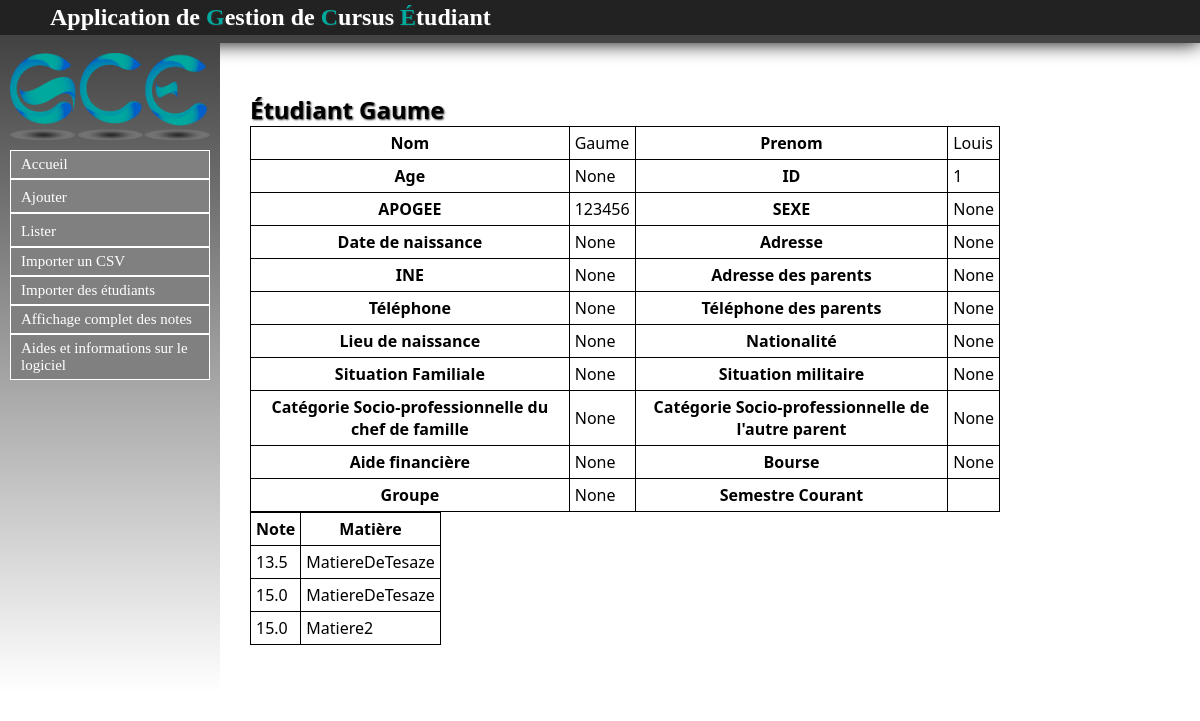
The app's page /Etudiant/listeretu/1, older data.
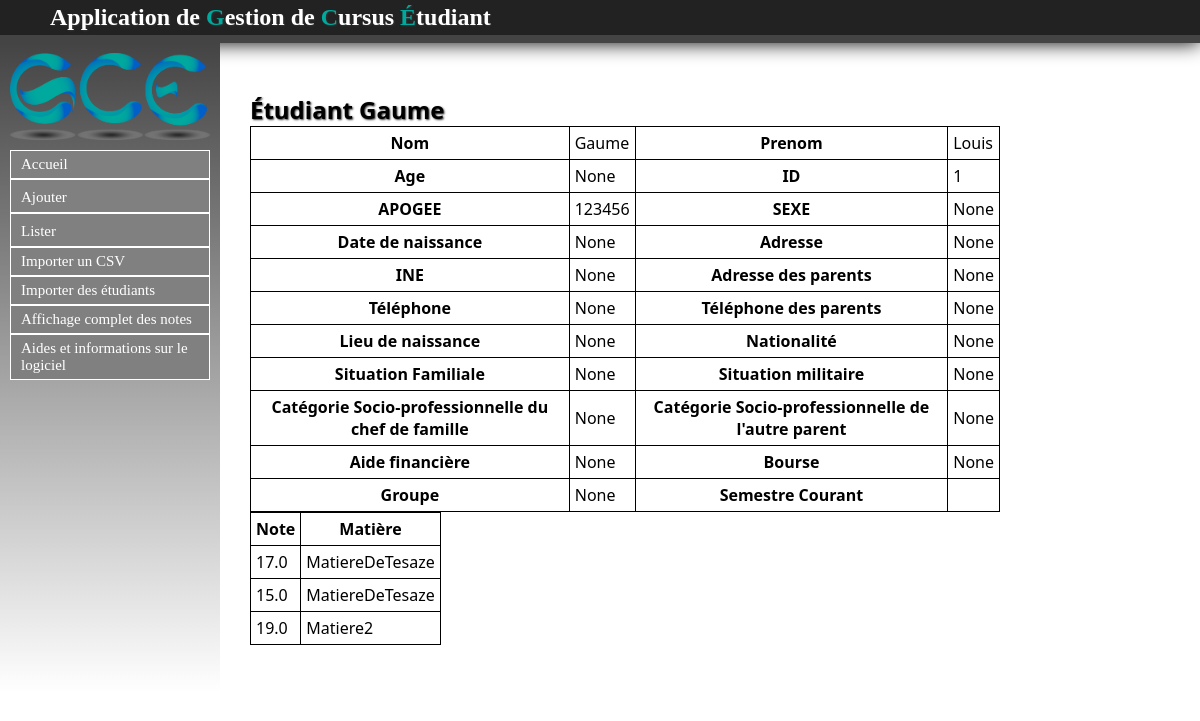
The same page, newer data.
### Note/models.py (models this page shows, shortened)
class Note(models.Model):
	valeur = models.FloatField()
	etudiant = models.ForeignKey(Etu, null=False)
	annee = models.ForeignKey(Annee, null=True)
	matiere = models.ForeignKey(Matiere, null=False)

### Matiere/models.py (models this page shows, shortened)
class Matiere(models.Model):
	intitule = models.CharField(max_length=30,null=False)
	code = models.CharField(max_length=30,null=False)
	coefficient = models.FloatField(default=1.0)
	ue = models.ForeignKey('UE.ue', null=True)

### Etudiant/views.py (the view)
# urls.py: url(r'^listeretu/(?P<id>\d+)$', views.listeretu),
def listeretu(request, id):
	etu = get_object_or_404(Etu, id=id)
	notes = Note.objects.filter(etudiant__id=id)
	return render(request, 'contenu_html/listeretu.html', locals())

### Etudiant/templates/contenu_html/listeretu.html (shortened to what this page needs)
{% extends "templates/base.html" %}
{% block content %}
<h1>Étudiant {{ etu.nom }}</h1>
<table id="b">
	<tr>
		<th>Nom</th>
		<td>{{ etu.nom }}</td>
		<th>Prenom</th>
		<td>{{ etu.prenom }}</td>
	</tr>
	<tr>
		<th>Age</th>
		<td>{{ etu.age }}</td>
		<th>ID</th>
		<td>{{ etu.id }}</td>
	</tr>
	<tr>
		<th>APOGEE</th>
		<td>{{ etu.apogee }}</td>
		<th>SEXE</th>
		<td>{{ etu.sexe }}</td>
	</tr>
	<tr>
		<th>Date de naissance</th>
		<td>{{ etu.date_naissance }}</td>
		<th>Adresse</th>
		<td>{{ etu.adresse }}</td>
	</tr>
	<tr>
		<th>INE</th>
		<td>{{ etu.ine }}</td>
		<th>Adresse des parents</th>
		<td>{{ etu.adresse_parents }}</td>
	</tr>
	<tr>
		<th>Téléphone</th>
		<td>{{ etu.tel }}</td>
		<th>Téléphone des parents</th>
		<td>{{ etu.tel_par }}</td>
	</tr>
	<tr>
		<th>Lieu de naissance</th>
		<td>{{ etu.lieu_naissance }}</td>
		<th>Nationalité</th>
		<td>{{ etu.nationalite }}</td>
	</tr>
	<tr>
		<th>Situation Familiale</th>
		<td>{{ etu.situation_familiale }}</td>
		<th>Situation militaire</th>
		<td>{{ etu.situation_militaire }}</td>
	</tr>
	<tr>
		<th>Catégorie Socio-professionnelle du chef de famille</th>
		<td>{{ etu.cate_socio_pro_chef_famille }}</td>
		<th>Catégorie Socio-professionnelle de l'autre parent</th>
		<td>{{ etu.cate_socio_pro_autre_parent }}</td>
	</tr>
	<tr>
		<th>Aide financière</th>
		<td>{{ etu.aide_financiere }}</td>
		<th>Bourse</th>
		<td>{{ etu.bourse }}</td>
	</tr>
	<tr>
		<th>Groupe</th>
		<td>{{ etu.groupe }}</td>
		<th>Semestre Courant</th>
		<td>{{ etu.semestre }}</td>
	</tr>
</table>
{% if not notes %}
	<p>L'étudiant n'a pas de notes</p>
{% else %}
	<table style="border:1px solid black; border-collapse : collapse;">
	<tr>
		<th style="border:1px solid black;">Note</th>
		<th style="border:1px solid black;">Matière</th>
	</tr>
{% endif %}
{% for note in notes %}
	<tr>
		<td style="border:1px solid black;">{{ note.valeur }}</td>
		<td style="border:1px solid black;">{{ note.matiere.intitule }}</td>
	</tr>
{% endfor %}
</table>
{% endblock %}

Row changes from the older to the newer data that the page shows:
changed Note (number 1 of 3 on the later page): valeur "13.5" → "17.0"
changed Note "Matiere2": valeur "15.0" → "19.0"
